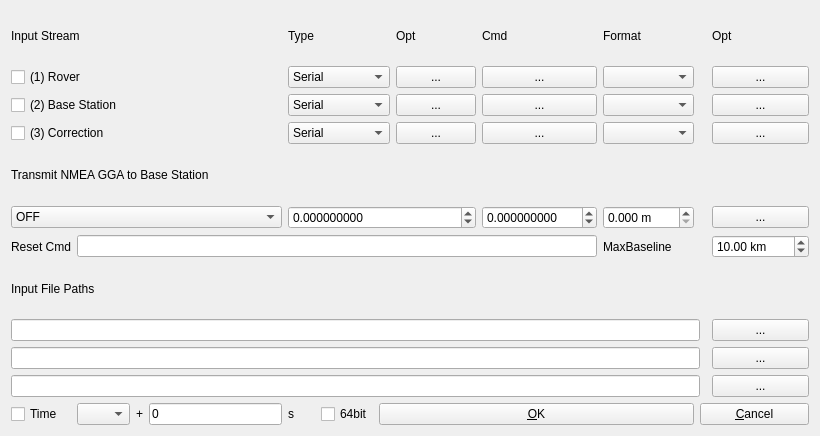
<?xml version="1.0" encoding="UTF-8"?>
<ui version="4.0">
 <class>InputStrDialog</class>
 <widget class="QWidget" name="InputStrDialog">
  <property name="geometry">
   <rect>
    <x>0</x>
    <y>0</y>
    <width>820</width>
    <height>436</height>
   </rect>
  </property>
  <property name="windowTitle">
   <string>Input Streams</string>
  </property>
  <property name="toolTip">
   <string/>
  </property>
  <layout class="QGridLayout" name="gridLayout">
   <item row="0" column="10">
    <widget class="QLabel" name="Label7">
     <property name="toolTip">
      <string/>
     </property>
     <property name="text">
      <string>Format</string>
     </property>
    </widget>
   </item>
   <item row="6" column="4" colspan="4">
    <widget class="QDoubleSpinBox" name="sBNmeaPosition1">
     <property name="decimals">
      <number>9</number>
     </property>
     <property name="minimum">
      <double>-180.000000000000000</double>
     </property>
     <property name="maximum">
      <double>180.000000000000000</double>
     </property>
    </widget>
   </item>
   <item row="11" column="0" colspan="12">
    <widget class="QLineEdit" name="lEFilePath3">
     <property name="toolTip">
      <string/>
     </property>
    </widget>
   </item>
   <item row="9" column="0" colspan="12">
    <widget class="QLineEdit" name="lEFilePath1">
     <property name="toolTip">
      <string/>
     </property>
    </widget>
   </item>
   <item row="9" column="13">
    <widget class="QPushButton" name="btnFile1">
     <property name="toolTip">
      <string/>
     </property>
     <property name="text">
      <string>...</string>
     </property>
    </widget>
   </item>
   <item row="3" column="13">
    <widget class="QPushButton" name="btnReceiverOptions3">
     <property name="toolTip">
      <string/>
     </property>
     <property name="text">
      <string>...</string>
     </property>
    </widget>
   </item>
   <item row="6" column="0" colspan="4">
    <widget class="QComboBox" name="cBNmeaReqL">
     <property name="toolTip">
      <string/>
     </property>
     <item>
      <property name="text">
       <string>OFF</string>
      </property>
     </item>
     <item>
      <property name="text">
       <string>Latitude/Longitude</string>
      </property>
     </item>
     <item>
      <property name="text">
       <string>Single Solution</string>
      </property>
     </item>
    </widget>
   </item>
   <item row="1" column="13">
    <widget class="QPushButton" name="btnReceiverOptions1">
     <property name="toolTip">
      <string/>
     </property>
     <property name="text">
      <string>...</string>
     </property>
    </widget>
   </item>
   <item row="3" column="10">
    <widget class="QComboBox" name="cBFormat3">
     <property name="toolTip">
      <string/>
     </property>
    </widget>
   </item>
   <item row="6" column="8" colspan="2">
    <widget class="QDoubleSpinBox" name="sBNmeaPosition2">
     <property name="decimals">
      <number>9</number>
     </property>
     <property name="minimum">
      <double>-180.000000000000000</double>
     </property>
     <property name="maximum">
      <double>180.000000000000000</double>
     </property>
    </widget>
   </item>
   <item row="2" column="10">
    <widget class="QComboBox" name="cBFormat2">
     <property name="toolTip">
      <string/>
     </property>
    </widget>
   </item>
   <item row="6" column="10">
    <widget class="QDoubleSpinBox" name="sBNmeaPosition3">
     <property name="suffix">
      <string> m</string>
     </property>
     <property name="decimals">
      <number>3</number>
     </property>
     <property name="maximum">
      <double>8000.000000000000000</double>
     </property>
    </widget>
   </item>
   <item row="1" column="10">
    <widget class="QComboBox" name="cBFormat1">
     <property name="toolTip">
      <string/>
     </property>
    </widget>
   </item>
   <item row="1" column="4" colspan="3">
    <widget class="QComboBox" name="cBStream1">
     <property name="toolTip">
      <string/>
     </property>
     <item>
      <property name="text">
       <string>Serial</string>
      </property>
     </item>
     <item>
      <property name="text">
       <string>TCP Client</string>
      </property>
     </item>
     <item>
      <property name="text">
       <string>TCP Server</string>
      </property>
     </item>
     <item>
      <property name="text">
       <string>NTRIP Client</string>
      </property>
     </item>
     <item>
      <property name="text">
       <string>File</string>
      </property>
     </item>
    </widget>
   </item>
   <item row="2" column="4" colspan="3">
    <widget class="QComboBox" name="cBStream2">
     <property name="toolTip">
      <string/>
     </property>
     <item>
      <property name="text">
       <string>Serial</string>
      </property>
     </item>
     <item>
      <property name="text">
       <string>TCP Client</string>
      </property>
     </item>
     <item>
      <property name="text">
       <string>TCP Server</string>
      </property>
     </item>
     <item>
      <property name="text">
       <string>NTRIP Client</string>
      </property>
     </item>
     <item>
      <property name="text">
       <string>File</string>
      </property>
     </item>
    </widget>
   </item>
   <item row="2" column="7">
    <widget class="QPushButton" name="btnStream2">
     <property name="toolTip">
      <string/>
     </property>
     <property name="text">
      <string>...</string>
     </property>
    </widget>
   </item>
   <item row="6" column="13">
    <widget class="QPushButton" name="btnPosition">
     <property name="toolTip">
      <string/>
     </property>
     <property name="text">
      <string>...</string>
     </property>
    </widget>
   </item>
   <item row="1" column="0" colspan="4">
    <widget class="QCheckBox" name="cBStreamC1">
     <property name="toolTip">
      <string/>
     </property>
     <property name="text">
      <string>(1) Rover</string>
     </property>
    </widget>
   </item>
   <item row="13" column="11" colspan="3">
    <widget class="QPushButton" name="btnCancel">
     <property name="toolTip">
      <string/>
     </property>
     <property name="text">
      <string>&amp;Cancel</string>
     </property>
    </widget>
   </item>
   <item row="13" column="4">
    <widget class="QLabel" name="lblF2">
     <property name="text">
      <string>s</string>
     </property>
    </widget>
   </item>
   <item row="2" column="13">
    <widget class="QPushButton" name="btnReceiverOptions2">
     <property name="toolTip">
      <string/>
     </property>
     <property name="text">
      <string>...</string>
     </property>
    </widget>
   </item>
   <item row="2" column="8" colspan="2">
    <widget class="QPushButton" name="btnCmd2">
     <property name="toolTip">
      <string/>
     </property>
     <property name="text">
      <string>...</string>
     </property>
    </widget>
   </item>
   <item row="13" column="1">
    <widget class="QComboBox" name="cBTimeSpeedL">
     <property name="toolTip">
      <string/>
     </property>
     <item>
      <property name="text">
       <string/>
      </property>
     </item>
     <item>
      <property name="text">
       <string>x0.1</string>
      </property>
     </item>
     <item>
      <property name="text">
       <string>x0.2</string>
      </property>
     </item>
     <item>
      <property name="text">
       <string>x0.5</string>
      </property>
     </item>
     <item>
      <property name="text">
       <string>x1</string>
      </property>
     </item>
     <item>
      <property name="text">
       <string>x2</string>
      </property>
     </item>
     <item>
      <property name="text">
       <string>x5</string>
      </property>
     </item>
     <item>
      <property name="text">
       <string>x10</string>
      </property>
     </item>
    </widget>
   </item>
   <item row="13" column="2">
    <widget class="QLabel" name="lblF3">
     <property name="toolTip">
      <string/>
     </property>
     <property name="text">
      <string>+</string>
     </property>
    </widget>
   </item>
   <item row="4" column="0" colspan="6">
    <widget class="QLabel" name="lblNmea">
     <property name="toolTip">
      <string/>
     </property>
     <property name="text">
      <string>Transmit NMEA GGA to Base Station</string>
     </property>
    </widget>
   </item>
   <item row="13" column="6" colspan="5">
    <widget class="QPushButton" name="btnOk">
     <property name="toolTip">
      <string/>
     </property>
     <property name="text">
      <string>&amp;OK</string>
     </property>
     <property name="autoDefault">
      <bool>true</bool>
     </property>
    </widget>
   </item>
   <item row="10" column="13">
    <widget class="QPushButton" name="btnFile2">
     <property name="toolTip">
      <string/>
     </property>
     <property name="text">
      <string>...</string>
     </property>
    </widget>
   </item>
   <item row="10" column="0" colspan="12">
    <widget class="QLineEdit" name="lEFilePath2">
     <property name="toolTip">
      <string/>
     </property>
    </widget>
   </item>
   <item row="0" column="0" colspan="2">
    <widget class="QLabel" name="Label10">
     <property name="toolTip">
      <string/>
     </property>
     <property name="text">
      <string>Input Stream</string>
     </property>
    </widget>
   </item>
   <item row="3" column="0" colspan="4">
    <widget class="QCheckBox" name="cBStreamC3">
     <property name="toolTip">
      <string/>
     </property>
     <property name="text">
      <string>(3) Correction</string>
     </property>
    </widget>
   </item>
   <item row="13" column="3">
    <widget class="QLineEdit" name="lETimeStartE">
     <property name="text">
      <string>0</string>
     </property>
    </widget>
   </item>
   <item row="0" column="8" colspan="2">
    <widget class="QLabel" name="Label11">
     <property name="toolTip">
      <string/>
     </property>
     <property name="text">
      <string>Cmd</string>
     </property>
    </widget>
   </item>
   <item row="0" column="13">
    <widget class="QLabel" name="Label1">
     <property name="toolTip">
      <string/>
     </property>
     <property name="text">
      <string>Opt</string>
     </property>
    </widget>
   </item>
   <item row="8" column="0" colspan="2">
    <widget class="QLabel" name="lblF1">
     <property name="toolTip">
      <string/>
     </property>
     <property name="text">
      <string>Input File Paths</string>
     </property>
    </widget>
   </item>
   <item row="11" column="13">
    <widget class="QPushButton" name="btnFile3">
     <property name="toolTip">
      <string/>
     </property>
     <property name="text">
      <string>...</string>
     </property>
    </widget>
   </item>
   <item row="13" column="0">
    <widget class="QCheckBox" name="cBTimeTagC">
     <property name="toolTip">
      <string/>
     </property>
     <property name="text">
      <string>Time</string>
     </property>
    </widget>
   </item>
   <item row="0" column="4">
    <widget class="QLabel" name="Label5">
     <property name="toolTip">
      <string/>
     </property>
     <property name="text">
      <string>Type</string>
     </property>
    </widget>
   </item>
   <item row="0" column="7">
    <widget class="QLabel" name="Label6">
     <property name="toolTip">
      <string/>
     </property>
     <property name="text">
      <string>Opt</string>
     </property>
    </widget>
   </item>
   <item row="1" column="7">
    <widget class="QPushButton" name="btnStream1">
     <property name="toolTip">
      <string/>
     </property>
     <property name="text">
      <string>...</string>
     </property>
    </widget>
   </item>
   <item row="1" column="8" colspan="2">
    <widget class="QPushButton" name="btnCmd1">
     <property name="toolTip">
      <string/>
     </property>
     <property name="text">
      <string>...</string>
     </property>
    </widget>
   </item>
   <item row="3" column="7">
    <widget class="QPushButton" name="btnStream3">
     <property name="toolTip">
      <string/>
     </property>
     <property name="text">
      <string>...</string>
     </property>
    </widget>
   </item>
   <item row="3" column="8" colspan="2">
    <widget class="QPushButton" name="btnCmd3">
     <property name="toolTip">
      <string/>
     </property>
     <property name="text">
      <string>...</string>
     </property>
    </widget>
   </item>
   <item row="2" column="0" colspan="4">
    <widget class="QCheckBox" name="cBStreamC2">
     <property name="toolTip">
      <string/>
     </property>
     <property name="text">
      <string>(2) Base Station</string>
     </property>
    </widget>
   </item>
   <item row="3" column="4" colspan="3">
    <widget class="QComboBox" name="cBStream3">
     <property name="toolTip">
      <string/>
     </property>
     <item>
      <property name="text">
       <string>Serial</string>
      </property>
     </item>
     <item>
      <property name="text">
       <string>TCP Client</string>
      </property>
     </item>
     <item>
      <property name="text">
       <string>TCP Server</string>
      </property>
     </item>
     <item>
      <property name="text">
       <string>NTRIP Client</string>
      </property>
     </item>
     <item>
      <property name="text">
       <string>File</string>
      </property>
     </item>
     <item>
      <property name="text">
       <string>FTP</string>
      </property>
     </item>
     <item>
      <property name="text">
       <string>HTTP</string>
      </property>
     </item>
    </widget>
   </item>
   <item row="7" column="0">
    <widget class="QLabel" name="lblResetCmd">
     <property name="text">
      <string>Reset Cmd</string>
     </property>
    </widget>
   </item>
   <item row="7" column="10">
    <widget class="QLabel" name="lblMaxBaseLine">
     <property name="text">
      <string>MaxBaseline</string>
     </property>
    </widget>
   </item>
   <item row="7" column="1" colspan="9">
    <widget class="QLineEdit" name="lEResetCmd"/>
   </item>
   <item row="13" column="5">
    <widget class="QCheckBox" name="cB64Bit">
     <property name="text">
      <string>64bit</string>
     </property>
    </widget>
   </item>
   <item row="7" column="13">
    <widget class="QDoubleSpinBox" name="sBMaxBaseLine">
     <property name="suffix">
      <string> km</string>
     </property>
     <property name="maximum">
      <double>99999.990000000005239</double>
     </property>
     <property name="value">
      <double>10.000000000000000</double>
     </property>
    </widget>
   </item>
  </layout>
 </widget>
 <tabstops>
  <tabstop>cBStreamC1</tabstop>
  <tabstop>cBStream1</tabstop>
  <tabstop>btnStream1</tabstop>
  <tabstop>btnCmd1</tabstop>
  <tabstop>cBFormat1</tabstop>
  <tabstop>btnReceiverOptions1</tabstop>
  <tabstop>cBStreamC2</tabstop>
  <tabstop>cBStream2</tabstop>
  <tabstop>btnStream2</tabstop>
  <tabstop>btnCmd2</tabstop>
  <tabstop>cBFormat2</tabstop>
  <tabstop>btnReceiverOptions2</tabstop>
  <tabstop>cBStreamC3</tabstop>
  <tabstop>cBStream3</tabstop>
  <tabstop>btnStream3</tabstop>
  <tabstop>btnCmd3</tabstop>
  <tabstop>cBFormat3</tabstop>
  <tabstop>btnReceiverOptions3</tabstop>
  <tabstop>cBNmeaReqL</tabstop>
  <tabstop>sBNmeaPosition1</tabstop>
  <tabstop>sBNmeaPosition2</tabstop>
  <tabstop>sBNmeaPosition3</tabstop>
  <tabstop>btnPosition</tabstop>
  <tabstop>lEFilePath1</tabstop>
  <tabstop>btnFile1</tabstop>
  <tabstop>lEFilePath2</tabstop>
  <tabstop>btnFile2</tabstop>
  <tabstop>lEFilePath3</tabstop>
  <tabstop>btnFile3</tabstop>
  <tabstop>cBTimeTagC</tabstop>
  <tabstop>cBTimeSpeedL</tabstop>
  <tabstop>lETimeStartE</tabstop>
  <tabstop>btnOk</tabstop>
  <tabstop>btnCancel</tabstop>
 </tabstops>
 <resources/>
 <connections/>
</ui>
